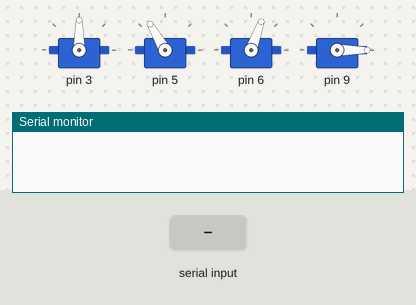
Simulated run of this sketch. Board: Arduino Uno, built with avr-gcc and run on an emulated ATmega328P. On the bench: 4 × servo, the last lines printed to the serial monitor. The inputs (shaded band) are chosen by the test bench.

Above: at 1.2 s.
1.3 s: "30,150;" received over Serial
At 2.3 s:
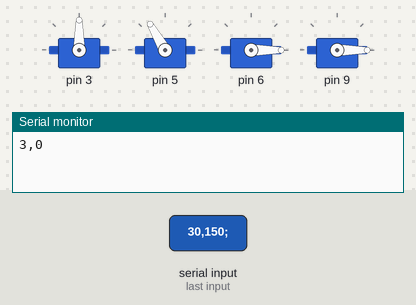
2.9 s: "200;" received over Serial
At 4.3 s:
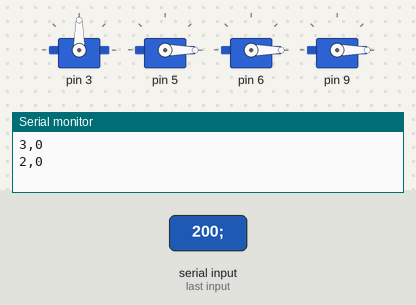
Timing chart, 0 to 5.9 s (numbered marks = the images above; inputs shaded):
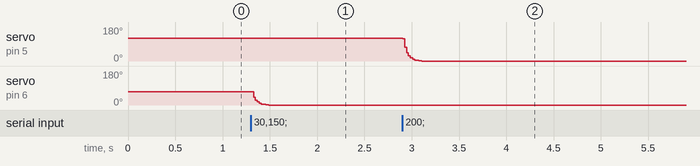

Measured:
- after the input at 1.3 s, servo on pin 6: moves from 70° to 0° over 0.18 s, starting at once
- after the input at 2.9 s, servo on pin 5: moves from 120° to 0° over 0.20 s, starting at once

The sketch:

MAKH_Servo.ino
```cpp
#include <Servo.h>

Servo R[4];
double R_V[4] {90 , 120 , 70 , 0} , Rate = 0.99;
double R_VA[4] {90 , 120 , 70 , 0};

struct MY_COMMAND {
  int Command;
  int Value;
  struct MY_COMMAND *Next;
};

struct MY_COMMAND *start , *end, *tmp1 , *tmp2;
char data[16] = {0};
String Val;

void setup() {
  // put your setup code here, to run once:

  R[0].attach(3);
  R[1].attach(5);
  R[2].attach(6);
  R[3].attach(9);

  R[0].write(R_VA[0]);
  R[1].write(R_VA[1]);
  R[2].write(R_VA[2]);
  R[3].write(R_VA[3]);

  start = new struct MY_COMMAND;
  start  -> Command = 0;
  start -> Value = 0;
  start -> Next = NULL;

  end = start;

  Serial.begin(9600);
}

void loop() {
  // put your main code here, to run repeatedly:
  if (start -> Next)
  {
    Serial.print(start->Next->Command);
    Serial.print(",");
    Serial.println(start->Next->Value);

    if (start->Next->Command == 0)
      Rate = ((double)(start->Next->Value) / 10000.0);
    else
      R_V[start->Next->Command-1] = start->Next->Value;

    tmp1 = start;
    start = start->Next;

    delete(tmp1);

  }

  for (int i = 0; i < 4; i++)
  {
    R_VA[i] *= Rate;
    R_VA[i] += (1 - Rate)*R_V[i];
    R[i].write(R_VA[i]);
  }
}

void serialEvent()
{
  while (Serial.available())
  {
      Serial.readBytesUntil(';' , data , 16);

      tmp2 = new struct MY_COMMAND;

      Val = String(data);

      tmp2 -> Command = data[0] - '0';
      tmp2 -> Value = Val.substring(1).toInt();
      tmp2 -> Next = NULL;

      end -> Next = tmp2;
      end = tmp2;

      for (int i = 0; i < 16; i++)
        data[i] = 0;
  }
}
```
